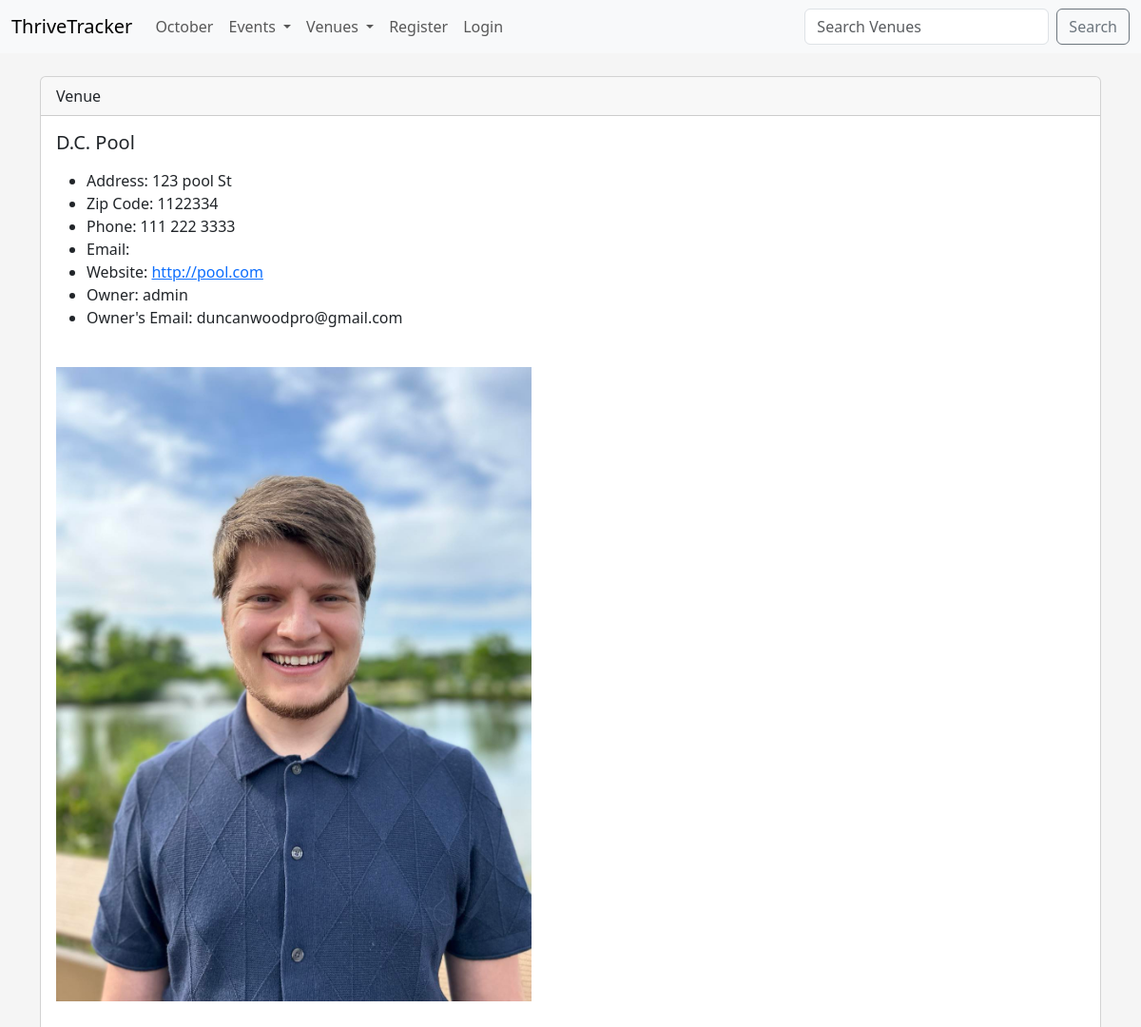
Screenshot of /show_venue/21 with the database file from the repository.
### addiction_calendar/models.py (models this page shows)
class Venue(models.Model):
    name = models.CharField('Venue Name', max_length=200)
    address = models.CharField('Venue Address', max_length=300)
    zip_code = models.CharField('Venue Zip Code', max_length=15)
    phone = models.CharField('Venue Phone', max_length=20, blank=True)
    web = models.URLField('Venue Website', blank=True)
    email_address = models.EmailField('Venue Email', blank=True)
    owner = models.IntegerField('Venue Owner', blank=False, default = 1)
    venue_image = models.ImageField('Venue Image', upload_to='images/', blank=True, null=True)
    def __str__(self):
        return self.name

### addiction_calendar/views.py (the view)
# urls.py: path('show_venue/<venue_id>', views.show_venue, name='show-venue'),
def show_venue(request, venue_id):
    venue = Venue.objects.get(pk=venue_id)
    venue_owner = User.objects.get(pk=venue.owner)
    return render(request, 'addiction_events/show_venue.html',
        {'venue': venue, 'venue_owner': venue_owner})

### addiction_calendar/templates/addiction_events/show_venue.html
{% extends 'addiction_events/base.html' %}
{% block content %}
        <div class="card">
            <div class="card-header">
                Venue
            </div>
            <div class="card-body">
              <h5 class="card-title">{{ venue }}</h5>
              <p class="card-text">
                <ul>
                    <li>Address: {{ venue.address }} </li>
                    <li>Zip Code: {{ venue.zip_code }}</li>
                    <li>Phone: {{ venue.phone }} </li>
                    <li>Email: {{ venue.email }} </li>
                    <li>Website: <a href="{{ venue.web }}">{{ venue.web }}</a>
                    </li>
                    <li>Owner: {{ venue_owner }}</li>
                    <li>Owner's Email: {{ venue_owner.email }}</li>
                </ul>
                <br/>
                {% if venue.venue_image %}
                  <img width=500 src="{{venue.venue_image.url}}"/>
                {% endif %}
            </p>
          </div>
        </div>
{% endblock %}

### addiction_calendar/templates/addiction_events/base.html (style rules this page uses)
body { background: #f5f5f5; }

### rows the page displays
Venue: name "D.C. Pool", address "123 pool St", zip_code "1122334", phone "111 222 3333", web "http://pool.com", venue_image (picture)

### other values shown
{{ venue_owner }} "admin"
{{ venue_owner.email }} "duncanwoodpro@gmail.com"
